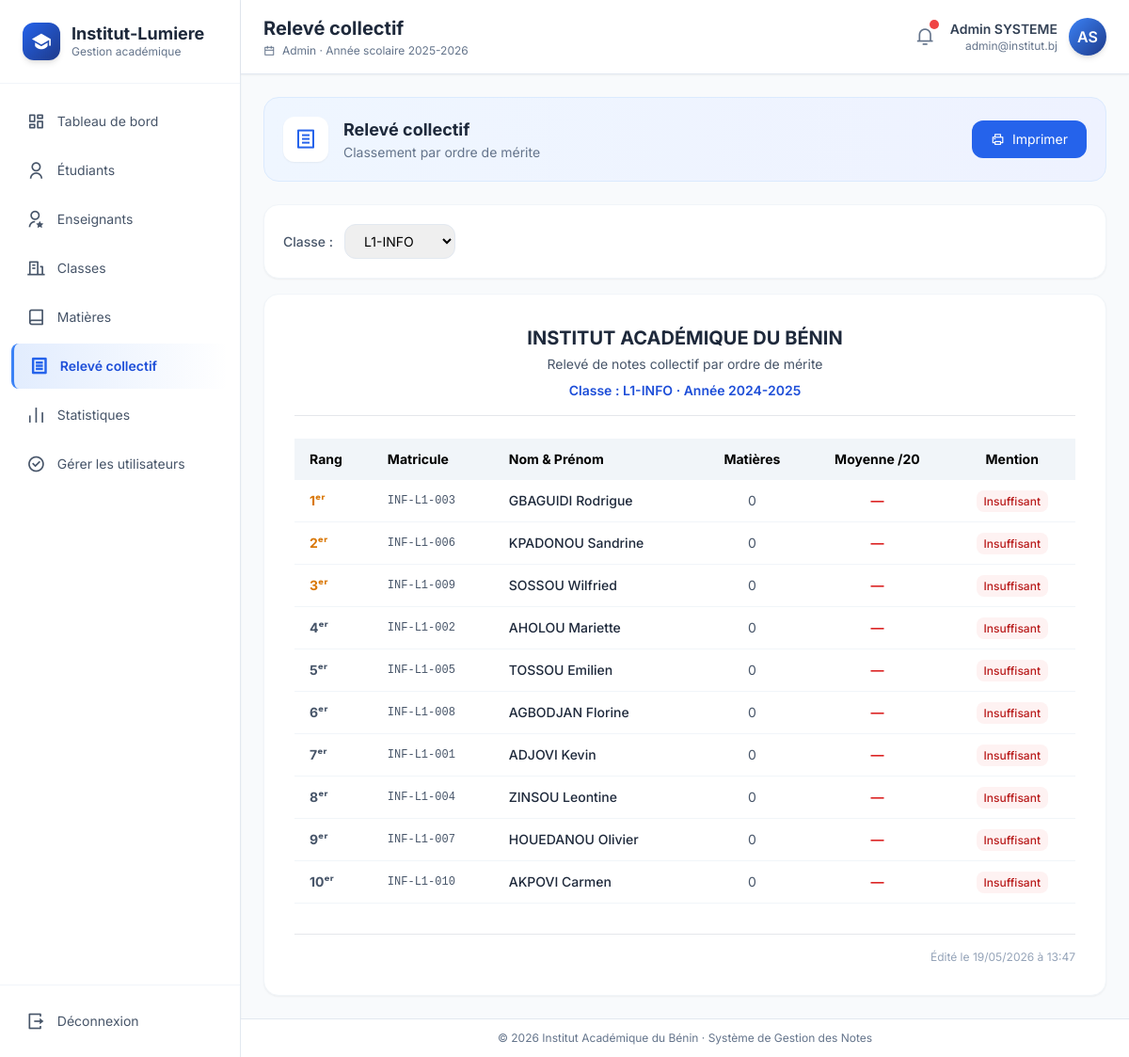
/pages/admin/releve.php (signed in), run on the app's committed database.
### tables this page shows
CREATE TABLE classes (
    id INT AUTO_INCREMENT PRIMARY KEY,
    nom VARCHAR(50) NOT NULL,
    niveau VARCHAR(50) NOT NULL,
    filiere VARCHAR(50) NOT NULL,
    annee_scolaire VARCHAR(20) NOT NULL,
    description TEXT
);

CREATE TABLE etudiants (
    id INT AUTO_INCREMENT PRIMARY KEY,
    utilisateur_id INT UNIQUE,
    matricule VARCHAR(30) UNIQUE NOT NULL,
    nom VARCHAR(100) NOT NULL,
    prenom VARCHAR(100) NOT NULL,
    date_naissance DATE,
    lieu_naissance VARCHAR(100),
    sexe ENUM('M','F') DEFAULT 'M',
    classe_id INT,
    FOREIGN KEY (utilisateur_id) REFERENCES utilisateurs(id) ON DELETE SET NULL,
    FOREIGN KEY (classe_id) REFERENCES classes(id) ON DELETE SET NULL
);

### includes/auth.php (called while the page is built, shortened)
<?php
function e(?string $s): string
{
    return htmlspecialchars((string)$s, ENT_QUOTES, 'UTF-8');
}
function mention(float $m): string
{
    return 'Insuffisant';
}

### pages/admin/releve.php (the view, shortened to what this page needs)
<?php
require_once __DIR__ . '/../../includes/auth.php';
$classes = $pdo->query("SELECT * FROM classes")->fetchAll();
$classeId = (int)($_GET['classe'] ?? ($classes[0]['id'] ?? 0));
$rows = [];
$classeNom = '';
if ($classeId) {
  $stmt = $pdo->prepare("
        SELECT e.id, e.matricule, e.nom, e.prenom,
            ROUND(AVG(n.moyenne), 2) AS moy_gen,
            COUNT(n.id) AS nb_matieres
        FROM etudiants e
        LEFT JOIN notes n ON n.etudiant_id = e.id AND n.validee = 1
        WHERE e.classe_id = ?
        GROUP BY e.id
        ORDER BY moy_gen DESC");
  $stmt->execute([$classeId]);
  $rows = $stmt->fetchAll();
  foreach ($classes as $c) {
    if ($c['id'] == $classeId) $classeNom = $c['nom'];
  }
}
include __DIR__ . '/../../includes/header.php';
?>
<div class="mb-6">
  <div class="bg-gradient-to-r from-blue-50 to-indigo-50 rounded-2xl p-5 border border-blue-100">
    <div class="flex items-center justify-between flex-wrap gap-4">
      <div class="flex items-center gap-4">
        <div class="w-12 h-12 rounded-xl bg-white shadow-sm flex items-center justify-center">
          <i class="ri-file-list-line text-2xl text-blue-600"></i>
        </div>
        <div>
          <h2 class="text-lg font-bold text-slate-800">Relevé collectif</h2>
          <p class="text-sm text-slate-500">Classement par ordre de mérite</p>
        </div>
      </div>
      <button onclick="window.print()" class="px-5 py-2.5 bg-blue-600 hover:bg-blue-700 text-white rounded-xl text-sm flex items-center gap-2 transition">
        <i class="ri-printer-line"></i> Imprimer
      </button>
    </div>
  </div>
</div>
<div class="no-print bg-white rounded-2xl p-5 mb-4 shadow-sm border border-slate-100">
  <form method="GET" class="flex gap-3 items-center">
    <label class="text-sm text-slate-600 font-medium">Classe :</label>
    <select name="classe" onchange="this.form.submit()" class="border border-slate-200 rounded-xl px-4 py-2 text-sm focus:outline-none focus:ring-2 focus:ring-blue-500">
      <?php foreach ($classes as $c): ?>
        <option value="<?= $c['id'] ?>" <?= $c['id'] == $classeId ? 'selected' : '' ?>><?= e($c['nom']) ?></option>
      <?php endforeach; ?>
    </select>
  </form>
</div>
<div class="bg-white rounded-2xl shadow-sm border border-slate-100 p-8">
  <div class="text-center mb-6 border-b pb-4">
    <h1 class="text-xl font-bold text-slate-800">INSTITUT ACADÉMIQUE DU BÉNIN</h1>
    <p class="text-sm text-slate-600 mt-1">Relevé de notes collectif par ordre de mérite</p>
    <p class="text-sm font-semibold mt-2 text-blue-700">Classe : <?= e($classeNom) ?> · Année 2024-2025</p>
  </div>
  <div class="overflow-x-auto">
    <table class="w-full text-sm">
      <thead class="bg-slate-100">
        <tr>
          <th class="px-4 py-3 text-left">Rang</th>
          <th class="px-4 py-3 text-left">Matricule</th>
          <th class="px-4 py-3 text-left">Nom & Prénom</th>
          <th class="px-4 py-3 text-center">Matières</th>
          <th class="px-4 py-3 text-center">Moyenne /20</th>
          <th class="px-4 py-3 text-center">Mention</th>
        </tr>
      </thead>
      <tbody>
        <?php foreach ($rows as $i => $r):
          $m = $r['moy_gen'] ?? 0;
          $mention = mention((float)$m);
          $mentionClass = match (true) {
            $m >= 16 => 'text-emerald-700 bg-emerald-50',
            $m >= 14 => 'text-green-700 bg-green-50',
            $m >= 12 => 'text-blue-700 bg-blue-50',
            $m >= 10 => 'text-amber-700 bg-amber-50',
            default => 'text-red-700 bg-red-50'
          };
        ?>
          <tr class="border-b border-slate-100 hover:bg-slate-50 transition">
            <td class="px-4 py-3 font-bold <?= $i < 3 ? 'text-amber-600' : 'text-slate-600' ?>">
              <?= $i + 1 ?>ᵉʳ
            </td>
            <td class="px-4 py-3 font-mono text-xs text-slate-600"><?= e($r['matricule']) ?></td>
            <td class="px-4 py-3 font-medium text-slate-800"><?= e($r['nom'] . ' ' . $r['prenom']) ?></td>
            <td class="px-4 py-3 text-center text-slate-600"><?= $r['nb_matieres'] ?></td>
            <td class="px-4 py-3 text-center font-bold <?= $m >= 10 ? 'text-green-600' : 'text-red-600' ?>">
              <?= $m ?: '—' ?>
            </td>
            <td class="px-4 py-3 text-center">
              <span class="px-2 py-1 rounded-lg text-xs font-medium <?= $mentionClass ?>">
                <?= $mention ?>
              </span>
            </td>
          </tr>
        <?php endforeach; ?>
      </tbody>
    </table>
  </div>
  <div class="mt-8 text-right text-xs text-slate-400 border-t pt-4">
    Édité le <?= date('d/m/Y à H:i') ?>
  </div>
</div>
<?php include __DIR__ . '/../../includes/footer.php'; ?>

### includes/header.php (style rules this page uses)
body { font-family: 'Inter', sans-serif; background-color: #f8fafc; }

### data on the page
classes: nom "L1-INFO"
etudiants: matricule "INF-L1-003", nom+prenom "GBAGUIDI Rodrigue", nb_matieres "0", mention "Insuffisant"
etudiants: matricule "INF-L1-006", nom+prenom "KPADONOU Sandrine", nb_matieres "0", mention "Insuffisant"
etudiants: matricule "INF-L1-009", nom+prenom "SOSSOU Wilfried", nb_matieres "0", mention "Insuffisant"
etudiants: matricule "INF-L1-002", nom+prenom "AHOLOU Mariette", nb_matieres "0", mention "Insuffisant"
etudiants: matricule "INF-L1-005", nom+prenom "TOSSOU Emilien", nb_matieres "0", mention "Insuffisant"
etudiants: matricule "INF-L1-008", nom+prenom "AGBODJAN Florine", nb_matieres "0", mention "Insuffisant"
etudiants: matricule "INF-L1-001", nom+prenom "ADJOVI Kevin", nb_matieres "0", mention "Insuffisant"
etudiants: matricule "INF-L1-004", nom+prenom "ZINSOU Leontine", nb_matieres "0", mention "Insuffisant"
etudiants: matricule "INF-L1-007", nom+prenom "HOUEDANOU Olivier", nb_matieres "0", mention "Insuffisant"
etudiants: matricule "INF-L1-010", nom+prenom "AKPOVI Carmen", nb_matieres "0", mention "Insuffisant"

### other printed values
$m[0] "Tableau de bord"
$m[0] "Étudiants"
$m[0] "Enseignants"
$m[0] "Classes"
$m[0] "Matières"
$m[0] "Relevé collectif"
$m[0] "Statistiques"
$m[0] "Gérer les utilisateurs"
$pageTitle "Relevé collectif"
$role "Admin"
$user['prenom'] . ' ' . $user['nom'] "Admin SYSTEME"
$user['email'] "admin@institut.bj"
substr($user['prenom'], 0, 1) . substr($user['nom'], 0, 1) "AS"
form field classe "L1-INFO"
